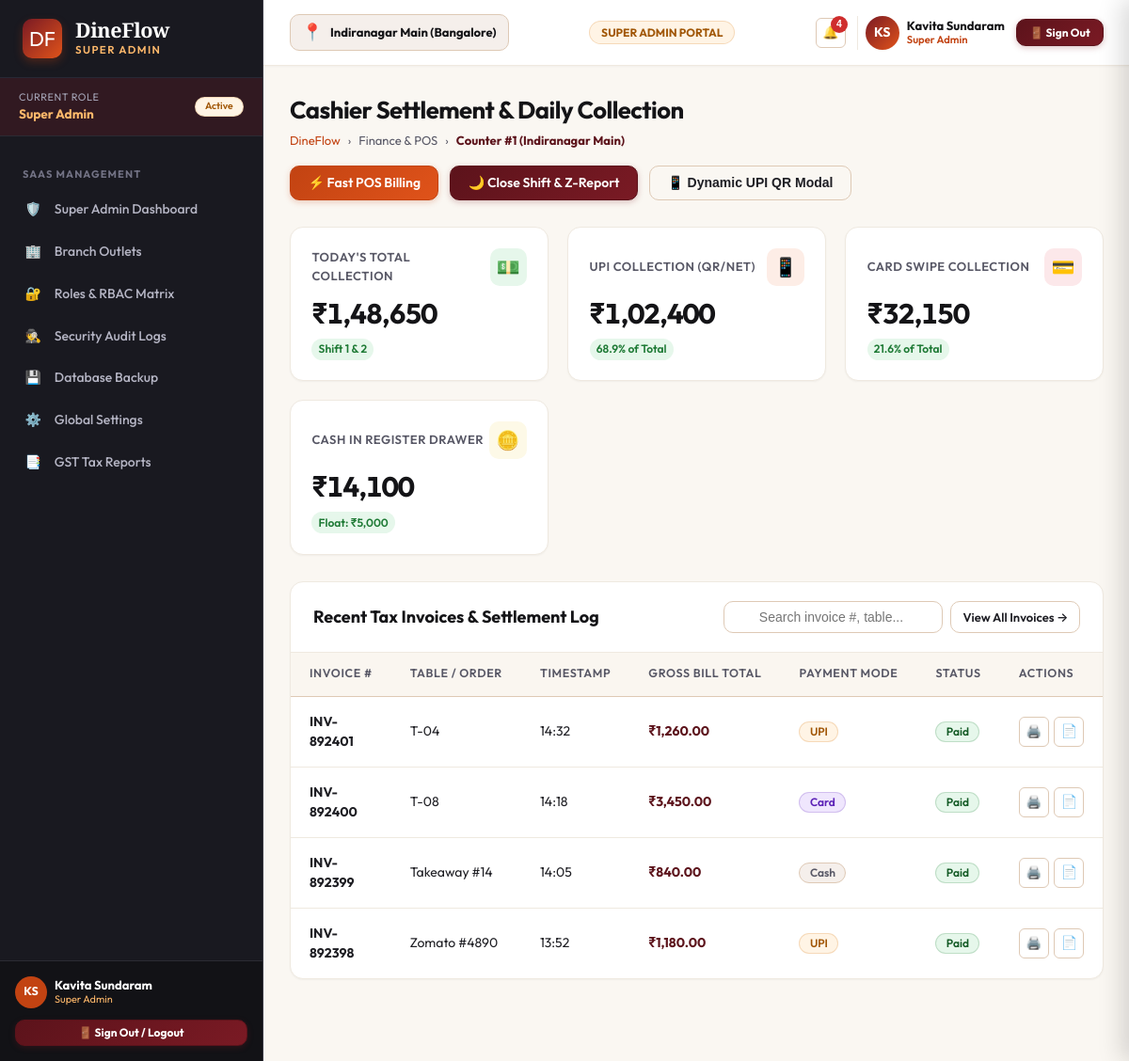
/dashboard/cashier/ (signed in), run on the app's committed database.
### apps/accounts/models.py (models this page shows, shortened)
class Role(models.Model):
    code = models.CharField(max_length=50, unique=True)
    name = models.CharField(max_length=100)
    description = models.TextField(blank=True, default='')
    dashboard_url = models.CharField(max_length=200, default='/dashboard/owner/')
    icon = models.CharField(max_length=50, default='shield')
    is_active = models.BooleanField(default=True)
    created_at = models.DateTimeField(auto_now_add=True)

class UserProfile(models.Model):
    user = models.OneToOneField(User, on_delete=models.CASCADE, related_name='userprofile')
    role = models.ForeignKey(Role, on_delete=models.PROTECT, related_name='users')
    branch = models.CharField(max_length=150, default='Indiranagar Main (Bangalore)')
    employee_code = models.CharField(max_length=50, blank=True, default='')
    phone = models.CharField(max_length=20, blank=True, default='')
    avatar_initials = models.CharField(max_length=5, default='DF')
    created_at = models.DateTimeField(auto_now_add=True)
    updated_at = models.DateTimeField(auto_now=True)

### apps/dashboard/views.py (the view)
# urls.py: path('cashier/', views.cashier_dashboard, name='cashier'),
@role_required(['cashier', 'manager', 'owner', 'super_admin'])
def cashier_dashboard(request):
    context = {
        'page_title': 'Cashier Terminal & GST Settlement',
        'kpis': [
            {'label': "Today's Total Collection", 'value': '₹1,48,650', 'trend': 'Shift 1 & 2', 'trend_up': True, 'icon': 'df-icon-green', 'emoji': '💵'},
            {'label': 'UPI Collection (QR/Net)', 'value': '₹1,02,400', 'trend': '68.9% of Total', 'trend_up': True, 'icon': 'df-icon-terracotta', 'emoji': '📱'},
            {'label': 'Card Swipe Collection', 'value': '₹32,150', 'trend': '21.6% of Total', 'trend_up': True, 'icon': 'df-icon-maroon', 'emoji': '💳'},
            {'label': 'Cash in Register Drawer', 'value': '₹14,100', 'trend': 'Float: ₹5,000', 'trend_up': True, 'icon': 'df-icon-gold', 'emoji': '🪙'},
        ],
        'recent_bills': [
            {'inv': 'INV-892401', 'table': 'T-04', 'time': '14:32', 'amount': '₹1,260.00', 'mode': 'UPI', 'status': 'paid'},
            {'inv': 'INV-892400', 'table': 'T-08', 'time': '14:18', 'amount': '₹3,450.00', 'mode': 'Card', 'status': 'paid'},
            {'inv': 'INV-892399', 'table': 'Takeaway #14', 'time': '14:05', 'amount': '₹840.00', 'mode': 'Cash', 'status': 'paid'},
            {'inv': 'INV-892398', 'table': 'Zomato #4890', 'time': '13:52', 'amount': '₹1,180.00', 'mode': 'UPI', 'status': 'paid'},
        ]
    }
    return render(request, 'dashboard/cashier.html', context)

### templates/dashboard/cashier.html (shortened to what this page needs)
{% extends 'base.html' %}
{% load static %}
{% load dineflow_tags %}
{% block content %}
<div class="df-page-header">
  <div class="df-page-title-group">
    <h1>Cashier Settlement & Daily Collection</h1>
    <div class="df-breadcrumb">
      <a href="{% url 'landing:index' %}">DineFlow</a>
      <span>›</span>
      <span>Finance & POS</span>
      <span>›</span>
      <span style="color:var(--df-maroon-800); font-weight:700;">Counter #1 (Indiranagar Main)</span>
    </div>
  </div>
  <div style="display:flex; gap:0.75rem;">
    <a href="{% url 'pos:terminal' %}" class="df-btn df-btn-terracotta">
      <span>⚡ Fast POS Billing</span>
    </a>
    <a href="{% url 'billing:day_end_zreport' %}" class="df-btn df-btn-maroon">
      <span>🌙 Close Shift & Z-Report</span>
    </a>
    <button class="df-btn df-btn-outline" onclick="DineFlow.openModal('df-settlement-modal')">
      <span>📱 Dynamic UPI QR Modal</span>
    </button>
  </div>
</div>
<div class="df-kpi-grid">
  {% for kpi in kpis %}
    <div class="df-kpi-card">
      <div class="df-kpi-top">
        <div class="df-kpi-label">{{ kpi.label }}</div>
        <div class="df-kpi-icon {{ kpi.icon }}">{{ kpi.emoji }}</div>
      </div>
      <div class="df-kpi-value">{{ kpi.value }}</div>
      <div class="df-kpi-bottom">
        <span class="df-trend-pill df-trend-up">{{ kpi.trend }}</span>
      </div>
    </div>
  {% endfor %}
</div>
<div class="df-card">
  <div class="df-card-header">
    <div class="df-card-title">Recent Tax Invoices & Settlement Log</div>
    <div style="display:flex; gap:0.5rem;">
      <input type="text" id="df-bill-search" class="df-input-search" placeholder="Search invoice #, table...">
      <a href="{% url 'billing:invoices' %}" class="df-btn df-btn-outline df-btn-sm">View All Invoices →</a>
    </div>
  </div>
  <div class="df-table-responsive">
    <table class="df-table" id="df-bills-table">
      <thead>
        <tr>
          <th>Invoice #</th>
          <th>Table / Order</th>
          <th>Timestamp</th>
          <th>Gross Bill Total</th>
          <th>Payment Mode</th>
          <th>Status</th>
          <th>Actions</th>
        </tr>
      </thead>
      <tbody>
        {% for b in recent_bills %}
          <tr>
            <td><strong>{{ b.inv }}</strong></td>
            <td>{{ b.table }}</td>
            <td>{{ b.time }}</td>
            <td style="font-weight:700; color:var(--df-maroon-800);">{{ b.amount }}</td>
            <td>
              <span class="df-badge {% if b.mode == 'UPI' %}badge-warning{% elif b.mode == 'Card' %}badge-info{% else %}badge-neutral{% endif %}">
                {{ b.mode }}
              </span>
            </td>
            <td><span class="df-badge badge-success">{{ b.status }}</span></td>
            <td>
              <div class="df-action-btns">
                <button class="df-btn-icon" onclick="POSEngine.completePayment('upi')" title="Reprint 80mm Receipt">🖨️</button>
                <a href="{% url 'billing:invoices' %}" class="df-btn-icon" title="View Full Tax Invoice">📄</a>
              </div>
            </td>
          </tr>
        {% endfor %}
      </tbody>
    </table>
  </div>
</div>
{% endblock %}

### templates/partials/_sidebar.html (shortened to what this page needs)
{% load static %}
<aside class="df-sidebar">
  <div class="df-brand-header">
    <div class="df-brand-logo">DF</div>
    <div>
      <div class="df-brand-title">DineFlow</div>
      <div class="df-brand-subtitle">{{ CURRENT_USER.role_title }}</div>
    </div>
  </div>
  <div style="padding: 0.75rem 1.25rem; background: rgba(122, 26, 36, 0.25); border-bottom: 1px solid #2B2B33; display: flex; align-items: center; justify-content: space-between;">
    <div>
      <div style="font-size: 0.68rem; color: #A6A6B8; text-transform: uppercase; letter-spacing: 0.05em;">Current Role</div>
      <div style="font-size: 0.85rem; font-weight: 700; color: var(--df-saffron-400);">{{ CURRENT_USER.role_title }}</div>
    </div>
    <span class="df-badge badge-warning" style="font-size: 0.65rem;">Active</span>
  </div>
  <nav style="flex: 1; padding: 0.75rem 0 2rem; overflow-y: auto;">
    {% if CURRENT_ROLE == 'super_admin' %}
      <div class="df-nav-section-title">SaaS Management</div>
      <ul class="df-nav-list">
        <li class="df-nav-item">
          <a href="{% url 'dashboard:super_admin' %}" class="df-nav-link {% if request.resolver_match.url_name == 'super_admin' %}active{% endif %}">
            <span>🛡️</span>
            <span>Super Admin Dashboard</span>
          </a>
        </li>
        <li class="df-nav-item">
          <a href="{% url 'settings_app:branches' %}" class="df-nav-link {% if request.resolver_match.url_name == 'branches' %}active{% endif %}">
            <span>🏢</span>
            <span>Branch Outlets</span>
          </a>
        </li>
        <li class="df-nav-item">
          <a href="{% url 'settings_app:roles_permissions' %}" class="df-nav-link {% if request.resolver_match.url_name == 'roles_permissions' %}active{% endif %}">
            <span>🔐</span>
            <span>Roles & RBAC Matrix</span>
          </a>
        </li>
        <li class="df-nav-item">
          <a href="{% url 'settings_app:audit_logs' %}" class="df-nav-link {% if request.resolver_match.url_name == 'audit_logs' %}active{% endif %}">
            <span>🕵️</span>
            <span>Security Audit Logs</span>
          </a>
        </li>
        <li class="df-nav-item">
          <a href="{% url 'settings_app:backup_restore' %}" class="df-nav-link {% if request.resolver_match.url_name == 'backup_restore' %}active{% endif %}">
            <span>💾</span>
            <span>Database Backup</span>
          </a>
        </li>
        <li class="df-nav-item">
          <a href="{% url 'settings_app:general' %}" class="df-nav-link {% if request.resolver_match.url_name == 'general' %}active{% endif %}">
            <span>⚙️</span>
            <span>Global Settings</span>
          </a>
        </li>
        <li class="df-nav-item">
          <a href="{% url 'analytics:tax_reports' %}" class="df-nav-link {% if request.resolver_match.url_name == 'tax_reports' %}active{% endif %}">
            <span>📑</span>
            <span>GST Tax Reports</span>
          </a>
        </li>
      </ul>
    {% endif %}
  </nav>
  <div style="padding: 1rem; border-top: 1px solid #2B2B33; background: rgba(18, 18, 22, 0.95); margin-top: auto;">
    <div style="display: flex; align-items: center; justify-content: space-between; margin-bottom: 0.75rem;">
      <div style="display: flex; align-items: center; gap: 0.5rem;">
        <div style="width: 34px; height: 34px; border-radius: 50%; background: var(--df-terracotta-700); color: #FFF; font-weight: 700; display: flex; align-items: center; justify-content: center; font-size: 0.78rem;">
          {{ CURRENT_USER.avatar_initials }}
        </div>
        <div style="line-height: 1.2;">
          <div style="font-weight: 700; font-size: 0.8125rem; color: #FFF;">{{ CURRENT_USER.name }}</div>
          <div style="font-size: 0.68rem; color: var(--df-saffron-400);">{{ CURRENT_USER.role_title }}</div>
        </div>
      </div>
    </div>
    <div>
      <a href="{% url 'accounts:logout' %}" class="df-btn df-btn-maroon df-btn-sm" style="width: 100%; justify-content: center; font-size: 0.75rem; font-weight: 700;">
        <span>🚪 Sign Out / Logout</span>
      </a>
    </div>
  </div>
</aside>

### templates/partials/_navbar.html (shortened to what this page needs)
{% load static %}
<header class="df-navbar">
  <div style="display: flex; align-items: center; gap: 1rem;">
    <div style="display: flex; align-items: center; gap: 0.5rem; background: var(--df-bg-cream); border: 1px solid var(--df-border-medium); padding: 0.35rem 0.75rem; border-radius: var(--df-radius-md);">
      <span style="font-size: 1.1rem;">📍</span>
      <span style="font-weight: 700; font-size: 0.8125rem; color: var(--df-charcoal-900);">{{ ACTIVE_BRANCH }}</span>
    </div>
  </div>
  <div style="display: flex; align-items: center; gap: 0.75rem;">
    <span class="df-badge badge-warning" style="font-weight: 700; font-size: 0.75rem; padding: 0.35rem 0.75rem;">
      {{ CURRENT_USER.role_title|upper }} PORTAL
    </span>
  </div>
  <div style="display: flex; align-items: center; gap: 0.75rem;">
    <button class="df-btn-icon" onclick="DineFlow.openDrawer('df-notifications-drawer')" style="position: relative;" title="Notifications">
      🔔
      {% if UNREAD_NOTIFICATIONS_COUNT > 0 %}
        <span style="position: absolute; top: -3px; right: -3px; width: 18px; height: 18px; background: var(--df-danger-600); color: #FFF; border-radius: 50%; font-size: 0.65rem; font-weight: 800; display: flex; align-items: center; justify-content: center;">
          {{ UNREAD_NOTIFICATIONS_COUNT }}
        </span>
      {% endif %}
    </button>
    <div style="display: flex; align-items: center; gap: 0.5rem; padding-left: 0.5rem; border-left: 1px solid var(--df-border-light);">
      <div style="width: 36px; height: 36px; border-radius: 50%; background: linear-gradient(135deg, var(--df-maroon-700), var(--df-terracotta-600)); color: #FFF; font-weight: 700; display: flex; align-items: center; justify-content: center; font-size: 0.875rem; box-shadow: var(--df-shadow-xs);">
        {{ CURRENT_USER.avatar_initials }}
      </div>
      <div style="line-height: 1.2; text-align: left;" class="df-hide-mobile">
        <div style="font-weight: 700; font-size: 0.8125rem; color: var(--df-charcoal-900);">{{ CURRENT_USER.name }}</div>
        <div style="font-size: 0.7rem; color: var(--df-terracotta-700); font-weight: 600;">{{ CURRENT_USER.role_title }}</div>
      </div>
    </div>
    <a href="{% url 'accounts:logout' %}" class="df-btn df-btn-maroon df-btn-sm" style="font-weight: 700; font-size: 0.75rem; padding: 0.4rem 0.85rem;" title="Sign out of ERP">
      <span>🚪 Sign Out</span>
    </a>
  </div>
</header>

### static/css/dineflow-tokens.css (style rules this page uses)
:root { --df-charcoal-900: #141417; --df-charcoal-800: #1E1E24; --df-charcoal-700: #2B2B33; --df-charcoal-600: #3C3C47; --df-charcoal-500: #555563; --df-charcoal-400: #7A7A8C; --df-charcoal-300: #A6A6B8; --df-charcoal-200: #D1D1DE; --df-charcoal-100: #EDEDF5; --df-maroon-900: #420C12; --df-maroon-800: #5C131B; --df-maroon-700: #7A1A24; --df-maroon-600: #9E222F; --df-maroon-500: #C42B3B; --df-maroon-100: #FCE8EA; --df-terracotta-900: #73270A; --df-terracotta-800: #9C350D; --df-terracotta-700: #C24312; --df-terracotta-600: #E0531A; --df-terracotta-500: #F06A33; --df-terracotta-400: #F58C60; --df-terracotta-100: #FDEDE6; --df-saffron-900: #733E05; --df-saffron-800: #A15707; --df-saffron-700: #CF7009; --df-saffron-600: #F58B14; --df-saffron-500: #FFA238; --df-saffron-400: #FFB96B; --df-saffron-100: #FFF4E5; --df-gold-800: #8C731A; --df-gold-700: #B89722; --df-gold-600: #D9B32B; --df-gold-500: #F0CA3F; --df-gold-100: #FDF9E7; --df-green-900: #0E421B; --df-green-800: #155C27; --df-green-700: #1E7A35; --df-green-600: #279C44; --df-green-500: #34BD55; --df-green-100: #E6F7EB; --df-danger-800: #781717; --df-danger-700: #A32020; --df-danger-600: #CF2D2D; --df-danger-100: #FDE8E8; --df-bg-app: #FAF7F2; --df-bg-cream: #F5EFEB; --df-bg-surface: #FFFFFF; --df-bg-surface-subtle: #F9F6F0; --df-bg-sidebar: #191920; --df-bg-sidebar-hover: #262630; --df-bg-sidebar-active: #7A1A24; --df-text-primary: #1F1F24; --df-text-secondary: #585866; --df-text-muted: #8C8C9E; --df-text-light: #F7F5F0; --df-text-on-dark: #FFFFFF; --df-border-light: #EFE9E0; --df-border-medium: #DEC9B5; --df-border-dark: #383842; --df-border-focus: #C24312; --df-font-sans: 'Outfit', 'Inter', -apple-system, BlinkMacSystemFont, "Segoe UI", Roboto, sans-serif; --df-font-serif: 'Playfair Display', Georgia, serif; --df-font-mono: 'JetBrains Mono', 'Fira Code', Consolas, monospace; --df-shadow-xs: 0 1px 2px rgba(33, 20, 10, 0.04); --df-shadow-sm: 0 2px 4px rgba(33, 20, 10, 0.06), 0 1px 2px rgba(33, 20, 10, 0.04); --df-shadow-md: 0 6px 12px -2px rgba(33, 20, 10, 0.08), 0 3px 6px -2px rgba(33, 20, 10, 0.05); --df-shadow-lg: 0 12px 24px -4px rgba(33, 20, 10, 0.12), 0 6px 12px -4px rgba(33, 20, 10, 0.06); --df-shadow-xl: 0 20px 32px -6px rgba(33, 20, 10, 0.16), 0 10px 16px -6px rgba(33, 20, 10, 0.08); --df-radius-sm: 6px; --df-radius-md: 10px; --df-radius-lg: 14px; --df-radius-xl: 20px; --df-radius-full: 9999px; --df-sidebar-width: 280px; --df-sidebar-collapsed-width: 80px; --df-navbar-height: 70px; }

### data on the page
Role: role_title "SUPER ADMIN", role_title "Super Admin"
UserProfile: avatar_initials "KS", branch "Indiranagar Main (Bangalore)"

### other printed values
{{ CURRENT_USER.name }} "Kavita Sundaram"
{{ UNREAD_NOTIFICATIONS_COUNT }} "4"
{{ kpi.label }} "TODAY'S TOTAL COLLECTION" "UPI COLLECTION (QR/NET)" "CARD SWIPE COLLECTION" "CASH IN REGISTER DRAWER"
{{ kpi.emoji }} "💵" "📱" "💳" "🪙"
{{ kpi.value }} "₹1,48,650" "₹1,02,400" "₹32,150" "₹14,100"
{{ kpi.trend }} "Shift 1 & 2" "68.9% of Total" "21.6% of Total" "Float: ₹5,000"
{{ b.inv }} "INV-892401" "INV-892400" "INV-892399" "INV-892398"
{{ b.table }} "T-04" "T-08" "Takeaway #14" "Zomato #4890"
{{ b.time }} "14:32" "14:18" "14:05" "13:52"
{{ b.amount }} "₹1,260.00" "₹3,450.00" "₹840.00" "₹1,180.00"
{{ b.mode }} "UPI" "Card" "Cash" "UPI"
{{ b.status }} "Paid" "Paid" "Paid" "Paid"
